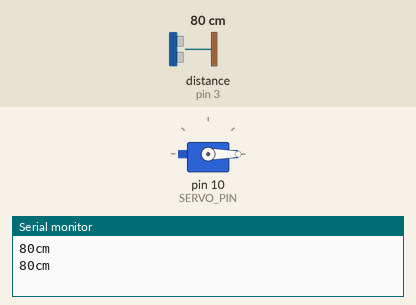
Recording of a sketch running on a simulated Arduino Uno, built with avr-gcc and run on an emulated ATmega328P. Parts: servo, the last lines printed to the serial monitor. Wiring (inferred from the names in the program): ultrasonic range finder: trigger pin 4; echo pin 3. The inputs (shaded band) are chosen by the test bench; at power-on: distance to the obstacle (sensor on pin 3) 80 cm. The echo pulse lasts 58.3 µs per cm.

Above: at 2.8 s.
2.9 s: distance to the obstacle (sensor on pin 3) set to 56 cm
6.4 s: distance to the obstacle (sensor on pin 3) set to 48 cm
At 8.1 s:
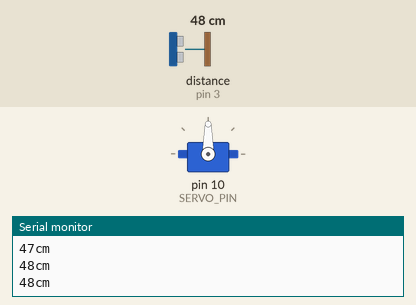
12.4 s: distance to the obstacle (sensor on pin 3) set to 60 cm
At 18.2 s:
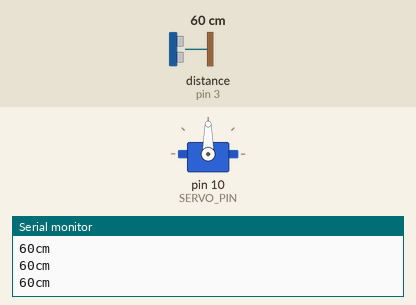
18.4 s: distance to the obstacle (sensor on pin 3) set to 18 cm
At 19.4 s:
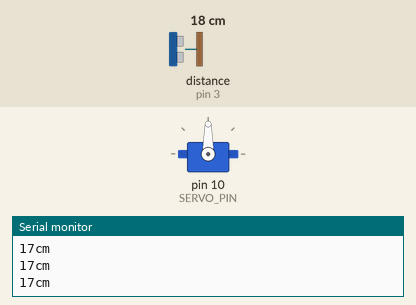
Timing chart, 0 to 21.4 s (numbered marks = the images above; inputs shaded):
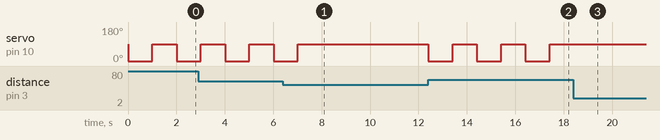

The sketch:

sequecial.ino
```cpp
#include <Servo.h>

#define ECHO_PIN 3
#define TRIGGER_PIN 4
#define SERVO_PIN 10

#define STOP_DISTANCE 50 //cm

Servo servo;

int pos = 0; //degree
long distance; //cm

void setup()
{
  Serial.begin(9600);

  pinMode(TRIGGER_PIN, OUTPUT);
  pinMode(ECHO_PIN, INPUT);
  servo.attach(SERVO_PIN);
}

void loop()
{
  distance = getDistance();

  Serial.print(distance);
  Serial.print("cm");
  Serial.println();

  if (distance > STOP_DISTANCE)
  {
    servo.write(pos);
    delay(1000);
    servo.write(90);
    delay(1000);
  }
}

long getDistance()
{
  digitalWrite(TRIGGER_PIN, LOW);
  delayMicroseconds(2);
  digitalWrite(TRIGGER_PIN, HIGH);
  delayMicroseconds(5);
  digitalWrite(TRIGGER_PIN, LOW);

  return microsecondsToCentimeters(pulseIn(ECHO_PIN, HIGH));
}

long microsecondsToCentimeters(long microseconds)
{
  return microseconds / 29 / 2;
}
```

Measured:
- the behaviour switches between 51 and 50 cm on distance to the obstacle (sensor on pin 3) (found by bisection; images 0 and 1)
- after the input at 6.4 s, servo on pin 10 (SERVO_PIN): goes on until 7.0 s, then stays 90°
- after the input at 12.4 s, servo on pin 10 (SERVO_PIN): alternates 90° for 1.0 s and 0° for 1.0 s, starting at once
- after the input at 18.4 s, servo on pin 10 (SERVO_PIN): stops changing and stays 90°
- by itself, servo on pin 10 (SERVO_PIN): alternates 90° for 1.0 s and 0° for 1.0 s
